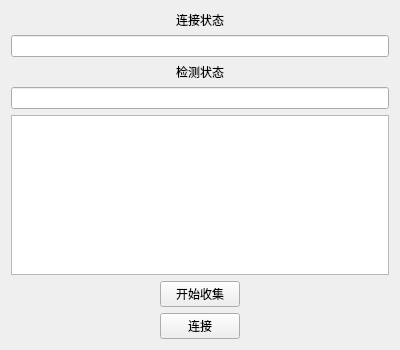
<?xml version="1.0" encoding="UTF-8"?>
<ui version="4.0">
 <class>Form</class>
 <widget class="QWidget" name="Form">
  <property name="windowModality">
   <enum>Qt::NonModal</enum>
  </property>
  <property name="geometry">
   <rect>
    <x>0</x>
    <y>0</y>
    <width>400</width>
    <height>350</height>
   </rect>
  </property>
  <property name="sizePolicy">
   <sizepolicy hsizetype="Ignored" vsizetype="Ignored">
    <horstretch>0</horstretch>
    <verstretch>0</verstretch>
   </sizepolicy>
  </property>
  <property name="maximumSize">
   <size>
    <width>400</width>
    <height>350</height>
   </size>
  </property>
  <property name="windowTitle">
   <string>Form</string>
  </property>
  <layout class="QGridLayout" name="gridLayout">
   <item row="0" column="0">
    <layout class="QVBoxLayout" name="verticalLayout_2">
     <item alignment="Qt::AlignHCenter">
      <widget class="QLabel" name="connect_state_label">
       <property name="font">
        <font>
         <pointsize>9</pointsize>
        </font>
       </property>
       <property name="text">
        <string>连接状态</string>
       </property>
      </widget>
     </item>
     <item>
      <widget class="QLineEdit" name="lineEdit"/>
     </item>
    </layout>
   </item>
   <item row="1" column="0">
    <layout class="QVBoxLayout" name="verticalLayout">
     <item alignment="Qt::AlignHCenter">
      <widget class="QLabel" name="tarck_state_label">
       <property name="text">
        <string>检测状态</string>
       </property>
      </widget>
     </item>
     <item>
      <widget class="QLineEdit" name="lineEdit_2"/>
     </item>
     <item>
      <widget class="QTextBrowser" name="textBrowser"/>
     </item>
     <item alignment="Qt::AlignHCenter">
      <widget class="QPushButton" name="track_button">
       <property name="text">
        <string>开始收集</string>
       </property>
      </widget>
     </item>
     <item alignment="Qt::AlignHCenter">
      <widget class="QPushButton" name="connect_button">
       <property name="text">
        <string>连接</string>
       </property>
      </widget>
     </item>
    </layout>
   </item>
  </layout>
 </widget>
 <resources/>
 <connections/>
</ui>
